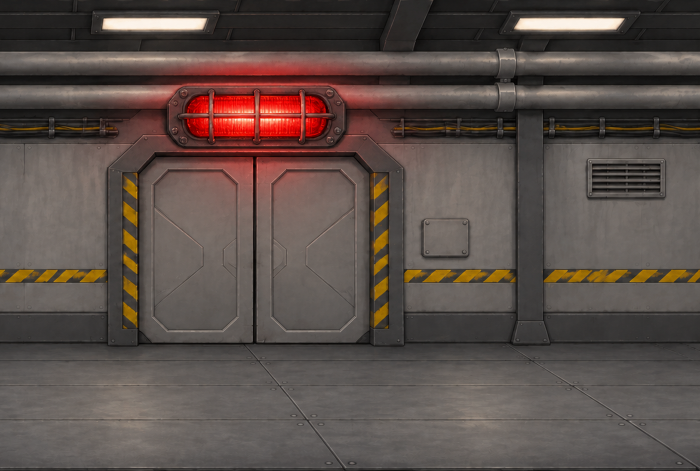
#> input picture Tools/MoonAssets/src/_kayt_loppu.png, 1400 x 941 px (shown at 1/2 size)
$ python make_moon_surface.py src/_kayt_loppu.png src/_kayt_sauma.png src/_kayt_sauma.png src/_kayt_sauma.png src/_kayt_sauma.png src/_kayt_sauma.png
#> lines starting #> are read from the running program, lines starting #| are printed output that depends on the picture
### Tools/MoonAssets/chain.py
import numpy as np
from PIL import Image
def horizon(x, col): return int(np.argmax(x[:, col, 3] > 128))
def stitch(imgs, OV=120, TAPER=700, MAXSHIFT=40):
    C = imgs[0].astype(np.float32); H = C.shape[0]; rows = np.arange(H); offs = [0]
    for B in imgs[1:]:
        B = B.astype(np.float32)
        d = max(-MAXSHIFT, min(MAXSHIFT, horizon(B, 0) - horizon(C, C.shape[1] - 1)))   # kuinka paljon B:tä nostetaan
        B2 = B.copy()
        for x in range(min(TAPER, B.shape[1])):
            s = d * (1 - x / TAPER); src = np.clip(rows + s, 0, H - 1)
            lo = np.floor(src).astype(int); hi = np.clip(lo + 1, 0, H - 1); f = (src - lo)[:, None]
            B2[:, x] = B[lo, x] * (1 - f) + B[hi, x] * f
        start = C.shape[1] - OV
        t = np.linspace(0, 1, OV)[None, :, None]
        blend = C[:, start:] * (1 - t) + B2[:, :OV] * t
        C = np.concatenate([C[:, :start], blend, B2[:, OV:]], axis=1); offs.append(start)
    return C, offs

### Tools/MoonAssets/make_moon_surface.py
# Kuun pinta: kuva 1 (kraatteri, laatikot) + kuva 2 (asema-ovi oikealla) -> yksi kuva korkeudella 941; parallaksit skaalataan korkeuteen 941.
# Käyttö: python make_moon_surface.py <jatko2> <jatko1> <kuva1> <kuva2> <kaukainen> <tahdet> [out]
import sys, numpy as np
from PIL import Image
af, ast = sys.argv[5:7]
out = sys.argv[7] if len(sys.argv) > 7 else 'Assets/Sprites/Taustat/'
sys.path.insert(0, __import__('os').path.dirname(__file__))
from chain import stitch
# kuvat vasemmalta oikealle: [jatko 2, jatko 1, kuva 1, kuva 2 (ovi oikealla)]
imgs = [np.array(Image.open(f).convert('RGBA')) for f in sys.argv[1:5]]
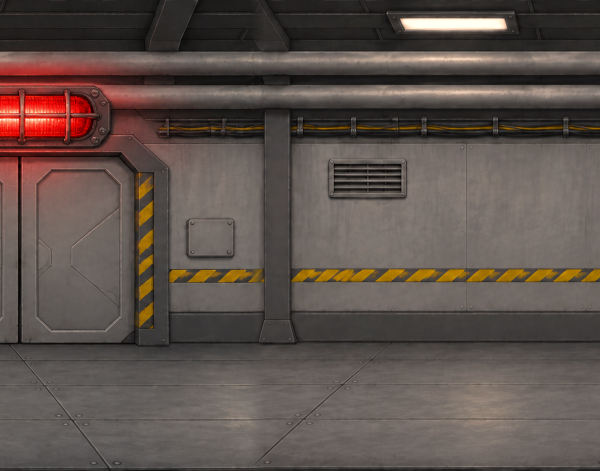
#> input picture Tools/MoonAssets/src/_kayt_sauma.png, 1200 x 941 px (shown at 1/2 size)
#> imgs = 4 items
H = min(i.shape[0] for i in imgs); imgs = [i[:H] for i in imgs]
#> after `H = min((i.shape[0] for i in imgs))`: H = 941
C, offs = stitch(imgs, OV=120)
#> the loop in stitch, `for B in imgs[1:]:` made 3 passes
#> start on passes 1 to 3: 1280, 2360, 3440
#> pass 1, in stitch, `blend = C[:, start:] * (1 - t) + B2[:, :OV] * t`:
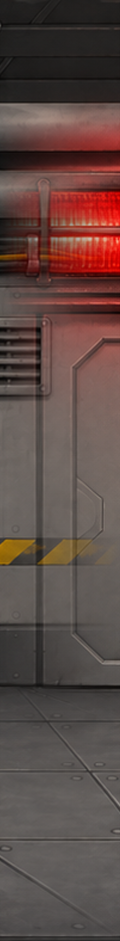
#> blend: shape (941, 120, 4) float64; mean R, G, B, A 93.9, 74.5, 70.2, 255; transparent parts drawn white
#> pass 1, in stitch, `C = np.concatenate([C[:, :start], blend, B2[:, OV:]], axis=1)`:
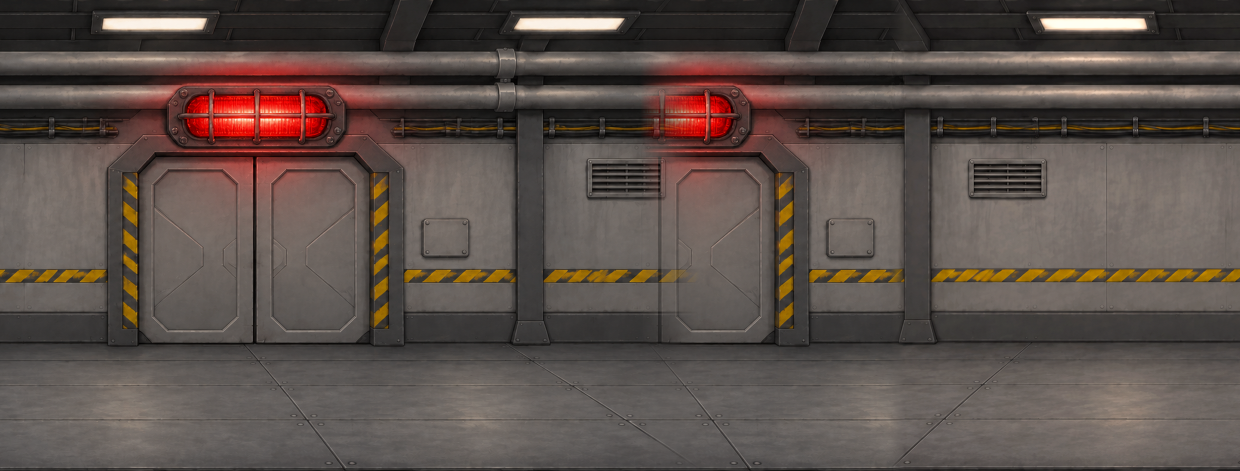
#> C: shape (941, 2480, 4) float64 (shown at 1/2 size); mean R, G, B, A 91.9, 80.1, 74.7, 255; transparent parts drawn white
#> pass 2, in stitch, `blend = C[:, start:] * (1 - t) + B2[:, :OV] * t`:
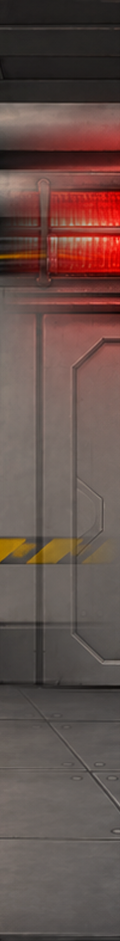
#> blend: shape (941, 120, 4) float64; mean R, G, B, A 101, 80.2, 75, 255; transparent parts drawn white
#> after the loop in stitch, `for B in imgs[1:]:`:
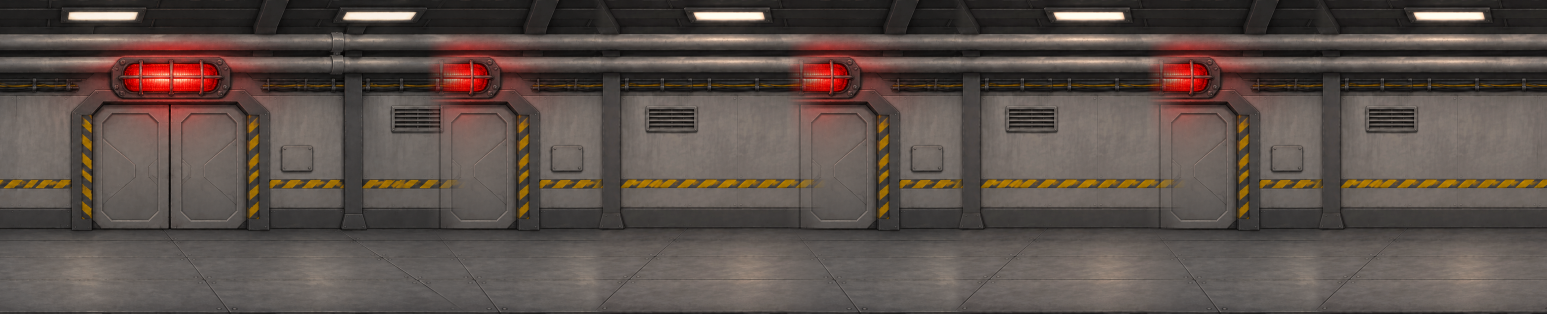
#> C: shape (941, 4640, 4) float64 (shown at 1/3 size); mean R, G, B, A 92.3, 81, 75.4, 255; transparent parts drawn white
#> after the loop in stitch, `for B in imgs[1:]:`: offs = [0, 1280, 2360, 3440]
#> offs = [0, 1280, 2360, 3440]
w = C.shape[1]
#> w = 4640
im = Image.fromarray(np.clip(C, 0, 255).astype(np.uint8), 'RGBA')
s = 941 / H
#> s = 1
im = im.resize((round(w * s), 941), Image.LANCZOS); im.save(out + 'muuri_kuupinta.png')   # (jaa tämän jälkeen kahtia: muuri_kuupinta_a/_b, koska Unityn tekstuurin enimmäisleveys on 8192)
print('pinta', im.size, 'kuvan 2 alku px:', offs[3] * s, 'ovi (1617):', (offs[3] + 1617) * s, 'kavely max (1740):', (offs[3] + 1740) * s)
#| pinta (4640, 941) kuvan 2 alku px: 3440.0 ovi (1617): 5057.0 kavely max (1740): 5180.0
for src, name in [(af, 'muuri_kuupinta_far.png'), (ast, 'muuri_kuupinta_tahdet.png')]:
    p = Image.open(src).convert('RGBA' if name.endswith('far.png') else 'RGB')
    p = p.resize((round(p.width * 941 / p.height), 941), Image.LANCZOS);
    if name.endswith('tahdet.png'):   # kamera nousee korkeissa hypyissä: peilattu jatko ylös
        from PIL import ImageOps
        q = Image.new('RGB', (p.width, p.height * 2)); q.paste(ImageOps.flip(p), (0, 0)); q.paste(p, (0, p.height)); p = q
    p.save(out + name); print(name, p.size)
#| muuri_kuupinta_far.png (1200, 941)
